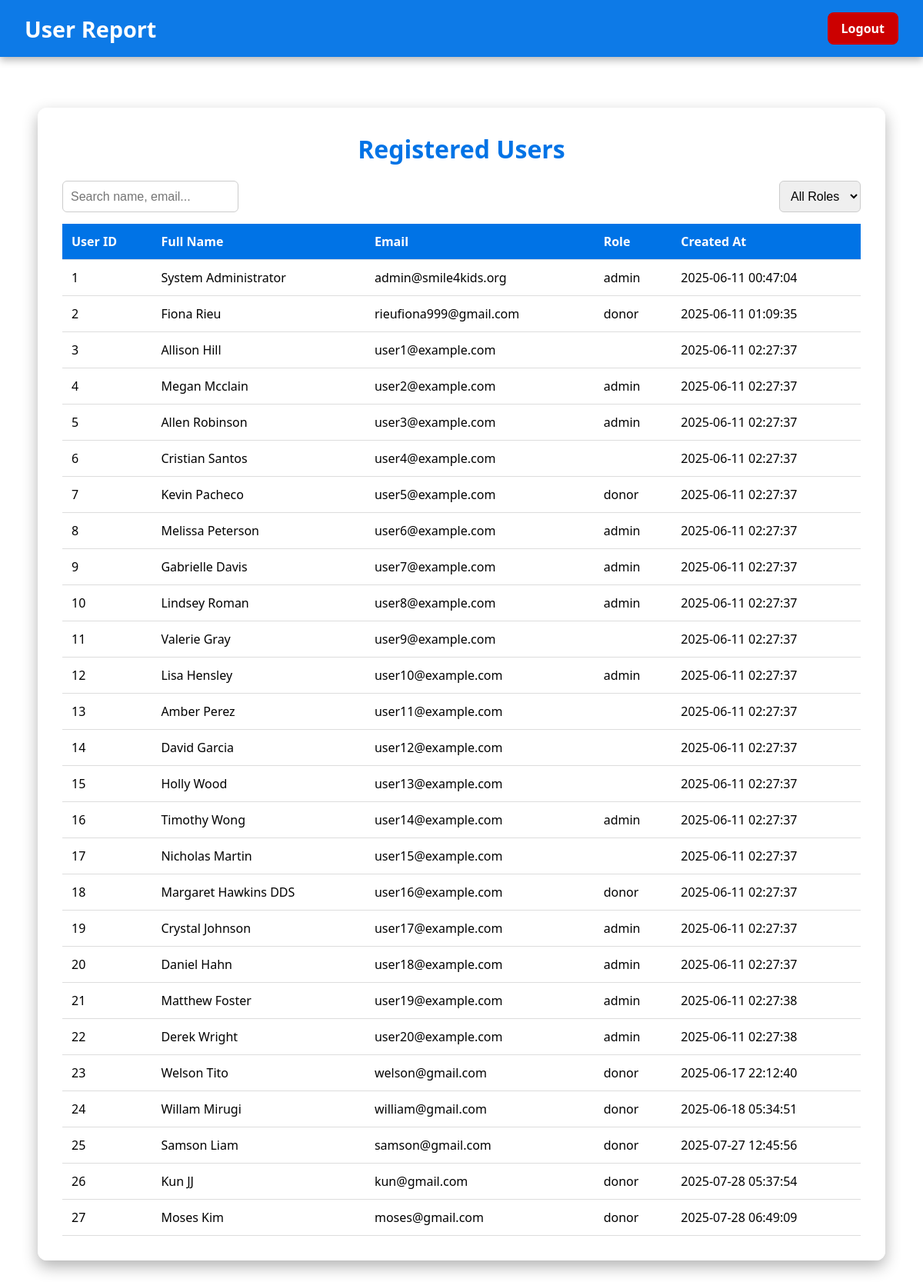
/report_users.php (signed in), run on the app's committed database.
### tables this page shows
CREATE TABLE `users` (
  `userID` int(11) NOT NULL,
  `fullName` varchar(100) NOT NULL,
  `email` varchar(100) NOT NULL,
  `passwordHash` varchar(255) NOT NULL,
  `role` enum('admin','donor') DEFAULT 'donor',
  `created_at` timestamp NOT NULL DEFAULT current_timestamp()
);

### report_users.php (the view, shortened to what this page needs)
<?php
require 'db_connect.php';
?>
<!DOCTYPE html>
<html lang="en">
<head>
</head>
<body>
    <div class="top-nav">
        <h1>User Report</h1>
        <a href="logout.php" class="logout-btn">Logout</a>
    </div>
    <div class="container">
        <div class="report-box">
            <h2>Registered Users</h2>
            <div class="search-filter">
                <input type="text" id="searchInput" placeholder="Search name, email..." onkeyup="filterTable()">
                <select id="roleFilter" onchange="filterTable()">
                    <option value="">All Roles</option>
                </select>
            </div>
            <?php
            $result = $conn->query("SELECT userID, fullName, email, role, created_at FROM Users");
            if ($result && $result->num_rows > 0) {
                echo "<table id='userTable'>";
                echo "<tr>
                        <th>User ID</th>
                        <th>Full Name</th>
                        <th>Email</th>
                        <th>Role</th>
                        <th>Created At</th>
                      </tr>";
                while ($row = $result->fetch_assoc()) {
                    echo "<tr>
                            <td>".htmlspecialchars($row['userID'])."</td>
                            <td>".htmlspecialchars($row['fullName'])."</td>
                            <td>".htmlspecialchars($row['email'])."</td>
                            <td>".htmlspecialchars($row['role'])."</td>
                            <td>".htmlspecialchars($row['created_at'])."</td>
                          </tr>";
                }
                echo "</table>";
            } else {
                echo "<p class='no-data'>No user data found.</p>";
            }
            ?>
        </div>
    </div>
</body>
</html>

### report_users.php (style rules this page uses)
* { margin: 0; padding: 0; box-sizing: border-box; }
body { font-family: 'Segoe UI', Tahoma, Geneva, Verdana, sans-serif; height: 100vh; background: url('images/report-bg.jpg') no-repeat center center fixed; background-size: cover; display: flex; flex-direction: column; }
.top-nav { position: fixed; top: 0; left: 0; width: 100%; background: rgba(0, 115, 230, 0.95); padding: 1rem 2rem; display: flex; justify-content: space-between; align-items: center; color: white; z-index: 1000; box-shadow: 0 4px 10px rgba(0,0,0,0.3); }
.top-nav h1 { font-size: 1.8rem; }
.top-nav a.logout-btn { background: #cc0000; color: white; padding: 10px 18px; border-radius: 8px; text-decoration: none; font-weight: bold; transition: background 0.3s ease, transform 0.2s ease; }
.container { flex: 1; padding: 140px 20px 40px; display: flex; justify-content: center; }
.report-box { background: rgba(255, 255, 255, 0.95); width: 95%; max-width: 1800px; padding: 2rem; border-radius: 12px; box-shadow: 0 8px 20px rgba(0,0,0,0.3); animation: fadeIn 0.8s ease; }
.report-box h2 { text-align: center; font-size: 2rem; color: #0073e6; margin-bottom: 20px; }
.search-filter { display: flex; flex-wrap: wrap; justify-content: space-between; margin-bottom: 15px; gap: 10px; }
.search-filter input, .search-filter select { padding: 10px; font-size: 1rem; border: 1px solid #ccc; border-radius: 6px; }
table { width: 100%; border-collapse: collapse; font-size: 1rem; }
th, td { padding: 12px; text-align: left; border-bottom: 1px solid #ddd; }
th { background: #0073e6; color: white; }

### data on the page
users: userID "1", fullName "System Administrator", email "admin@smile4kids.org", role "admin", created_at "2025-06-11 00:47:04"
users: userID "2", fullName "Fiona Rieu", email "rieufiona999@gmail.com", role "donor", created_at "2025-06-11 01:09:35"
users: userID "3", fullName "Allison Hill", email "user1@example.com", created_at "2025-06-11 02:27:37"
users: userID "4", fullName "Megan Mcclain", email "user2@example.com", role "admin", created_at "2025-06-11 02:27:37"
users: userID "5", fullName "Allen Robinson", email "user3@example.com", role "admin", created_at "2025-06-11 02:27:37"
users: userID "6", fullName "Cristian Santos", email "user4@example.com", created_at "2025-06-11 02:27:37"
users: userID "7", fullName "Kevin Pacheco", email "user5@example.com", role "donor", created_at "2025-06-11 02:27:37"
users: userID "8", fullName "Melissa Peterson", email "user6@example.com", role "admin", created_at "2025-06-11 02:27:37"
users: userID "9", fullName "Gabrielle Davis", email "user7@example.com", role "admin", created_at "2025-06-11 02:27:37"
users: userID "10", fullName "Lindsey Roman", email "user8@example.com", role "admin", created_at "2025-06-11 02:27:37"
users: userID "11", fullName "Valerie Gray", email "user9@example.com", created_at "2025-06-11 02:27:37"
users: userID "12", fullName "Lisa Hensley", email "user10@example.com", role "admin", created_at "2025-06-11 02:27:37"
users: userID "13", fullName "Amber Perez", email "user11@example.com", created_at "2025-06-11 02:27:37"
users: userID "14", fullName "David Garcia", email "user12@example.com", created_at "2025-06-11 02:27:37"
users: userID "15", fullName "Holly Wood", email "user13@example.com", created_at "2025-06-11 02:27:37"
users: userID "16", fullName "Timothy Wong", email "user14@example.com", role "admin", created_at "2025-06-11 02:27:37"
users: userID "17", fullName "Nicholas Martin", email "user15@example.com", created_at "2025-06-11 02:27:37"
users: userID "18", fullName "Margaret Hawkins DDS", email "user16@example.com", role "donor", created_at "2025-06-11 02:27:37"
users: userID "19", fullName "Crystal Johnson", email "user17@example.com", role "admin", created_at "2025-06-11 02:27:37"
users: userID "20", fullName "Daniel Hahn", email "user18@example.com", role "admin", created_at "2025-06-11 02:27:37"
users: userID "21", fullName "Matthew Foster", email "user19@example.com", role "admin", created_at "2025-06-11 02:27:38"
users: userID "22", fullName "Derek Wright", email "user20@example.com", role "admin", created_at "2025-06-11 02:27:38"
users: userID "23", fullName "Welson Tito", email "welson@gmail.com", role "donor", created_at "2025-06-17 22:12:40"
users: userID "24", fullName "Willam Mirugi", email "william@gmail.com", role "donor", created_at "2025-06-18 05:34:51"
users: userID "25", fullName "Samson Liam", email "samson@gmail.com", role "donor", created_at "2025-07-27 12:45:56"
users: userID "26", fullName "Kun JJ", email "kun@gmail.com", role "donor", created_at "2025-07-28 05:37:54"
users: userID "27", fullName "Moses Kim", email "moses@gmail.com", role "donor", created_at "2025-07-28 06:49:09"
